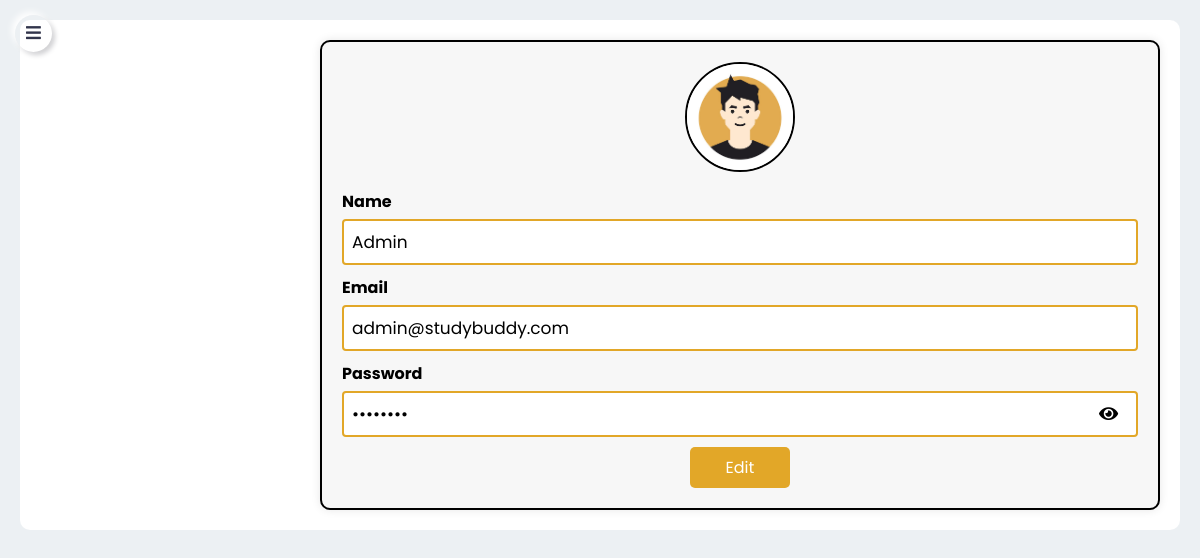
Page /profileAdmin.php (signed in) on the committed database.
### tables this page shows
CREATE TABLE `student` (
  `stdID` int(11) NOT NULL,
  `userType` varchar(50) DEFAULT NULL,
  `stdPicture` varchar(255) DEFAULT NULL,
  `stdName` varchar(255) DEFAULT NULL,
  `stdMatric` varchar(255) DEFAULT NULL,
  `stdEmail` varchar(255) DEFAULT NULL,
  `stdPassword` varchar(255) DEFAULT NULL,
  `stdMajor` varchar(255) DEFAULT NULL,
  `stdCourse` varchar(255) DEFAULT NULL,
  `stdCGPA` decimal(3,2) DEFAULT NULL,
  `stdStatus` varchar(50) DEFAULT NULL,
  `stdOnline` varchar(50) DEFAULT NULL,
  `stdAccDate` date DEFAULT NULL,
  `stdStatusAcc` varchar(50) DEFAULT NULL,
  `descStatus` text DEFAULT NULL
);

### CONTROLLER/viewProfileStdHandler.php (called while the page is built, shortened)
<?php
if (isset($_SESSION['stdID']) && !empty($_SESSION['stdID'])) {
    $stdID = mysqli_real_escape_string($conn, $_SESSION['stdID']);
    $sql = "SELECT * FROM student WHERE stdID = '$stdID'";
    $result = mysqli_query($conn, $sql);
    if (mysqli_num_rows($result) > 0) {
        $row = mysqli_fetch_assoc($result);
        $stdPicture = $row['stdPicture'];
        $stdName = $row['stdName'];
        $stdEmail = $row['stdEmail'];
        $stdPassword = $row['stdPassword'];
    } else {
        echo "No profile found for this session ID.";
        exit;
    }
} else {
    echo "Session ID not set.";
    exit;
}
?>

### profileAdmin.php (the view, shortened to what this page needs)
<?php
include './MODEL/connect.php';
include "./CONTROLLER/viewProfileStdHandler.php";
?>
<!DOCTYPE html>
<html lang="en" dir="ltr">
<head>
    <link rel="stylesheet" href="CSS/sidebar.css">
    <link rel="stylesheet" href="CSS/profileAdmin.css">
    <link rel="stylesheet" href="https://cdnjs.cloudflare.com/ajax/libs/font-awesome/5.15.2/css/all.min.css" />
</head>
<body>
    <label class="button bars" for="check"><i class="fas fa-bars"></i></label>
    <section class="container">
        <article class="content">
            <div class="padding-container">
                <div class="card">
                    <?php if (!empty($stdPicture)): ?>
                        <img src="<?php echo $stdPicture; ?>" alt="Profile Picture"><br>
                    <?php else: ?>
                        <img src="Images/defaultProfile.jpg" alt="Profile Picture"><br>
                    <?php endif; ?>
                    <labelP for="name">Name</labelP>
                    <input type="text" id="name" name="name" value="<?php echo $stdName; ?>" readonly>
                    <labelP for="email">Email</labelP>
                    <input type="email" id="email" name="email" value="<?php echo $stdEmail; ?>" readonly>
                    <div class="password-container">
                        <labelP for="password">Password</labelP>
                        <div class="input-group">
                            <input type="password" id="password" name="password" value="<?php echo $stdPassword; ?>"
                                readonly>
                            <span class="toggle-password" onclick="togglePassword()">
                                <i class="fas fa-eye" id="toggleIcon"></i>
                            </span>
                        </div>
                    </div>
                    <a href="editProfileAdmin.php" class="edit-button">Edit</a>
                </div>
            </div>
        </article>
    </section>
</body>
</html>

### CSS/sidebar.css (style rules this page uses)
* { margin: 0; padding: 0; box-sizing: border-box; font-family: 'Poppins', sans-serif; }
body { background: #ecf0f3; }
.container { display: flex; }
.content { flex: 1; padding: 20px; }
.padding-container { background-color: #fff; padding-top: 20px; padding-left: 300px; padding-right: 20px; padding-bottom: 20px; border-radius: 10px; }
label { font-size: 17px; color: #31344b; box-shadow: -3px -3px 7px #ffffff, 3px 3px 5px #ceced1; height: 37px; width: 37px; border-radius: 50%; text-align: center; line-height: 37px; cursor: pointer; transition: all 0.3s ease; }
.bars { position: absolute; left: 15px; top: 15px; }

### CSS/profileAdmin.css (style rules this page uses)
.card { background-color: #f7f7f7; border: 2px solid #000000; border-radius: 10px; padding: 20px; box-shadow: 0 0 10px rgba(0, 0, 0, 0.1); width: 100%; text-align: center; }
.card labelP { display: block; margin-bottom: 5px; text-align: left; font-weight: bold; }
.card input { width: 100%; padding: 8px; margin-bottom: 10px; border: 2px solid #e2a728; border-radius: 4px; box-sizing: border-box; font-size: 17px; }
.card img { width: 110px; height: 110px; border-radius: 50%; margin-bottom: 10px; border: 2px solid #000000; }
.edit-button { display: inline-block; padding: 8px 16px; background-color: #e2a728; color: #fff; text-decoration: none; border-radius: 5px; transition: background-color 0.3s ease; width: 100px; }
.input-group { position: relative; }
.input-group input { padding-right: 30px; }
.toggle-password { position: absolute; top: 23px; right: 20px; transform: translateY(-50%); cursor: pointer; }
.toggle-password i { color: #000000; font-size: 17px; }

### rows in the picture
student: stdPicture (picture), name "Admin", email "admin@studybuddy.com"
